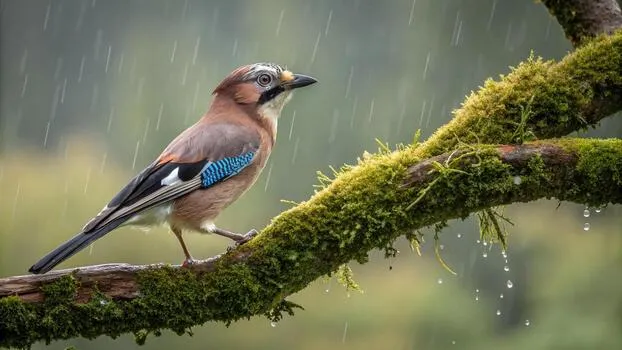
#> input picture Open CV/bird.png, 622 x 350 px
$ python 'Edge Detection.py'
#> lines starting #> are read from the running program, lines starting #| are printed output that depends on the picture
import cv2
import numpy as np

img = cv2.imread("bird.png")
#> img is the input picture: shape (350, 622, 3); mean B, G, R 85, 113.7, 111.7
#everything above the max_threshold value is converted to White Pixel
#everything below the min_threshold value is converted to Black Pixel
min_threshold = 100
max_threshold = 200
edges = cv2.Canny(img,min_threshold,max_threshold)
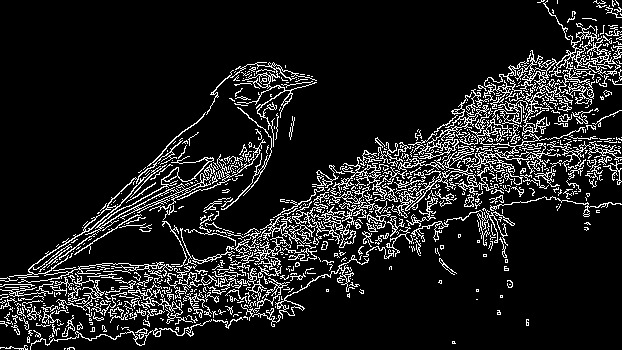
#> edges: shape (350, 622); 11.5% white in thin lines or dots

cv2.imshow("Original",img)
cv2.imshow("Edge Detetion Image",edges)

cv2.waitKey(0)
cv2.destroyAllWindows()
